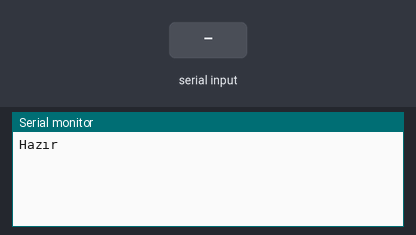
Recording of a sketch running on a simulated Arduino Uno, built with avr-gcc and run on an emulated ATmega328P. Shown: the last lines printed to the serial monitor. The test bench sets the inputs (shaded band).

Above: at 1.2 s.
1.3 s: "1\n" received over the second serial link
At 1.7 s:
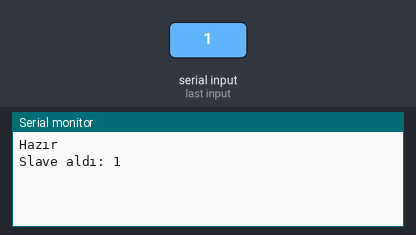
2.8 s: "0\n" received over the second serial link
At 4.0 s:
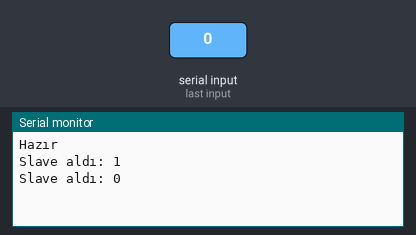
4.3 s: "2\n" received over the second serial link
At 5.2 s:
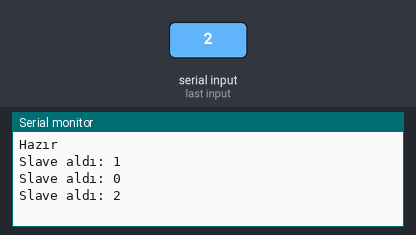

Measured:
- after the input at 1.3 s, the serial monitor: prints a new line at once (image 1)
- after the input at 2.8 s, the serial monitor: prints a new line at once (image 2)
- after the input at 4.3 s, the serial monitor: prints a new line at once (image 3)

The sketch:

bluetoothDataStreaming.ino
```cpp
#include <SoftwareSerial.h>
SoftwareSerial BTSerial(3, 2);  // RX, TX

void setup() {
  Serial.begin(9600);
  BTSerial.begin(38400);  // HC-05 genelde 9600 baud
  Serial.println("Hazır");
}

void loop() {
  if (BTSerial.available()) {
    String gelen = BTSerial.readStringUntil('\n');
    Serial.print("Slave aldı: ");
    Serial.println(gelen);
  }
}
```
